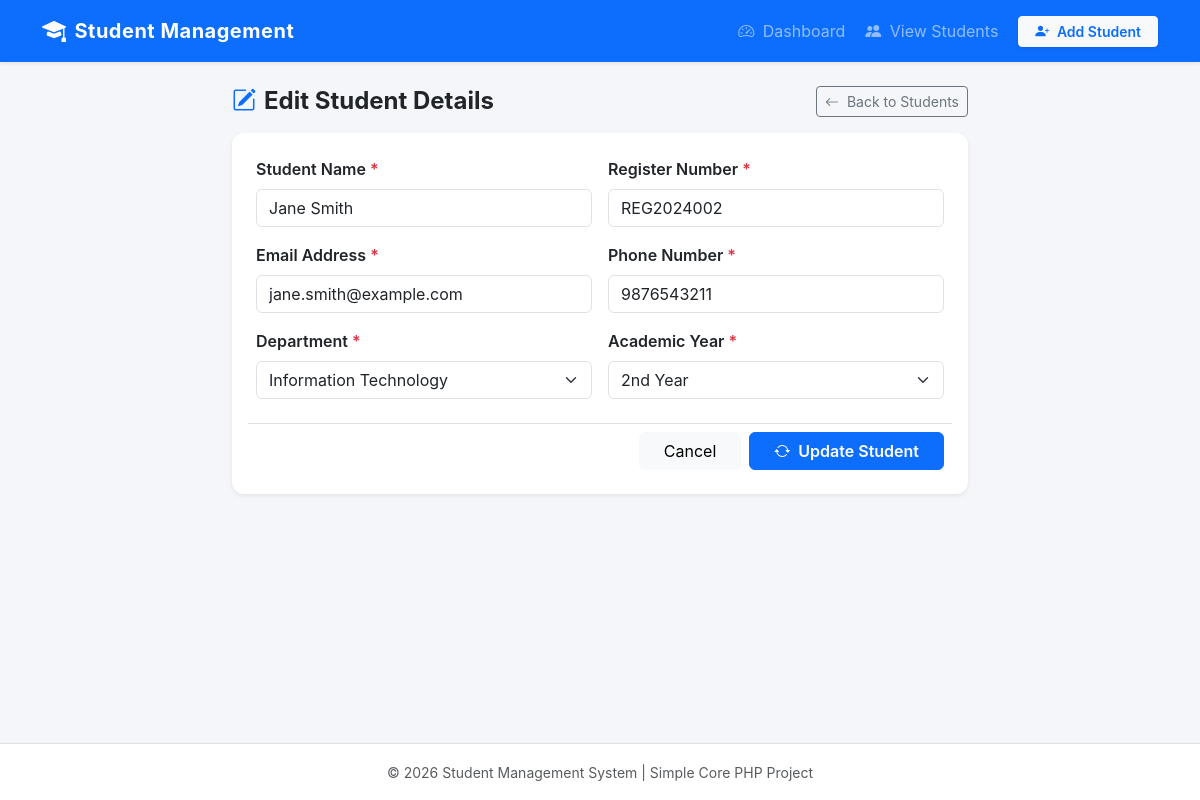
Screenshot of /edit_student.php?id=2 with the database file from the repository.
### tables this page shows
CREATE TABLE IF NOT EXISTS `students` (
    `id` INT(11) NOT NULL AUTO_INCREMENT,
    `name` VARCHAR(100) NOT NULL,
    `reg_no` VARCHAR(50) NOT NULL UNIQUE,
    `email` VARCHAR(100) NOT NULL,
    `phone` VARCHAR(20) NOT NULL,
    `department` VARCHAR(100) NOT NULL,
    `year` VARCHAR(20) NOT NULL,
    `created_at` TIMESTAMP DEFAULT CURRENT_TIMESTAMP,
    PRIMARY KEY (`id`)
);

### edit_student.php (the view, shortened to what this page needs)
<?php
require_once 'db.php';
$student_id = isset($_GET['id']) ? intval($_GET['id']) : (isset($_POST['id']) ? intval($_POST['id']) : 0);
$select_stmt = $conn->prepare("SELECT * FROM students WHERE id = ?");
$select_stmt->bind_param("i", $student_id);
$select_stmt->execute();
$result = $select_stmt->get_result();
$student = $result->fetch_assoc();
include 'includes/header.php';
?>
<div class="row justify-content-center">
    <div class="col-lg-8">
        <div class="d-flex justify-content-between align-items-center mb-3">
            <h4 class="fw-bold mb-0 text-dark">
                <i class="bi bi-pencil-square text-primary me-2"></i>Edit Student Details
            </h4>
            <a href="view_students.php" class="btn btn-outline-secondary btn-sm">
                <i class="bi bi-arrow-left me-1"></i> Back to Students
            </a>
        </div>
        <div class="card shadow-sm">
            <div class="card-body p-4">
                <form action="edit_student.php?id=<?php echo $student_id; ?>" method="POST" autocomplete="off">
                    <div class="row g-3">
                        <div class="col-md-6">
                            <label for="name" class="form-label fw-semibold">Student Name <span class="text-danger">*</span></label>
                            <input type="text" class="form-control" id="name" name="name"
                                   value="<?php echo htmlspecialchars($student['name']); ?>" required>
                        </div>
                        <div class="col-md-6">
                            <label for="reg_no" class="form-label fw-semibold">Register Number <span class="text-danger">*</span></label>
                            <input type="text" class="form-control" id="reg_no" name="reg_no"
                                   value="<?php echo htmlspecialchars($student['reg_no']); ?>" required>
                        </div>
                        <div class="col-md-6">
                            <label for="email" class="form-label fw-semibold">Email Address <span class="text-danger">*</span></label>
                            <input type="email" class="form-control" id="email" name="email"
                                   value="<?php echo htmlspecialchars($student['email']); ?>" required>
                        </div>
                        <div class="col-md-6">
                            <label for="phone" class="form-label fw-semibold">Phone Number <span class="text-danger">*</span></label>
                            <input type="tel" class="form-control" id="phone" name="phone"
                                   value="<?php echo htmlspecialchars($student['phone']); ?>" required>
                        </div>
                        <div class="col-md-6">
                            <label for="department" class="form-label fw-semibold">Department <span class="text-danger">*</span></label>
                            <select class="form-select" id="department" name="department" required>
                                <?php
                                $departments = [
                                    "Computer Science",
                                    "Information Technology",
                                    "Electronics & Communication",
                                    "Electrical Engineering",
                                    "Mechanical Engineering",
                                    "Civil Engineering"
                                ];
                                foreach ($departments as $dept) {
                                    $selected = ($student['department'] == $dept) ? 'selected' : '';
                                    echo "<option value=\"$dept\" $selected>$dept</option>";
                                }
                                ?>
                            </select>
                        </div>
                        <div class="col-md-6">
                            <label for="year" class="form-label fw-semibold">Academic Year <span class="text-danger">*</span></label>
                            <select class="form-select" id="year" name="year" required>
                                <?php
                                $years = ["1st Year", "2nd Year", "3rd Year", "4th Year"];
                                foreach ($years as $yr) {
                                    $selected = ($student['year'] == $yr) ? 'selected' : '';
                                    echo "<option value=\"$yr\" $selected>$yr</option>";
                                }
                                ?>
                            </select>
                        </div>
                        <div class="col-12 mt-4 pt-2 border-top d-flex gap-2 justify-content-end">
                            <a href="view_students.php" class="btn btn-light px-4">Cancel</a>
                            <button type="submit" class="btn btn-primary px-4 fw-semibold">
                                <i class="bi bi-arrow-repeat me-1"></i> Update Student
                            </button>
                        </div>
                    </div>
                </form>
            </div>
        </div>
    </div>
</div>
<?php include 'includes/footer.php'; ?>

### assets/css/style.css (style rules this page uses)
:root { --primary-color: #0d6efd; --dark-color: #212529; --light-bg: #f8f9fa; }
body { background-color: #f4f6f9; font-family: -apple-system, BlinkMacSystemFont, "Segoe UI", Roboto, "Helvetica Neue", Arial, sans-serif; min-height: 100vh; display: flex; flex-direction: column; }
.card { border: none; border-radius: 12px; box-shadow: 0 4px 12px rgba(0, 0, 0, 0.05); transition: transform 0.2s ease, box-shadow 0.2s ease; }

### rows the page displays
students: name "Jane Smith", reg_no "REG2024002", email "jane.smith@example.com", phone "9876543211"

### other values shown
form field department "Information Technology"
form field year "2nd Year"
